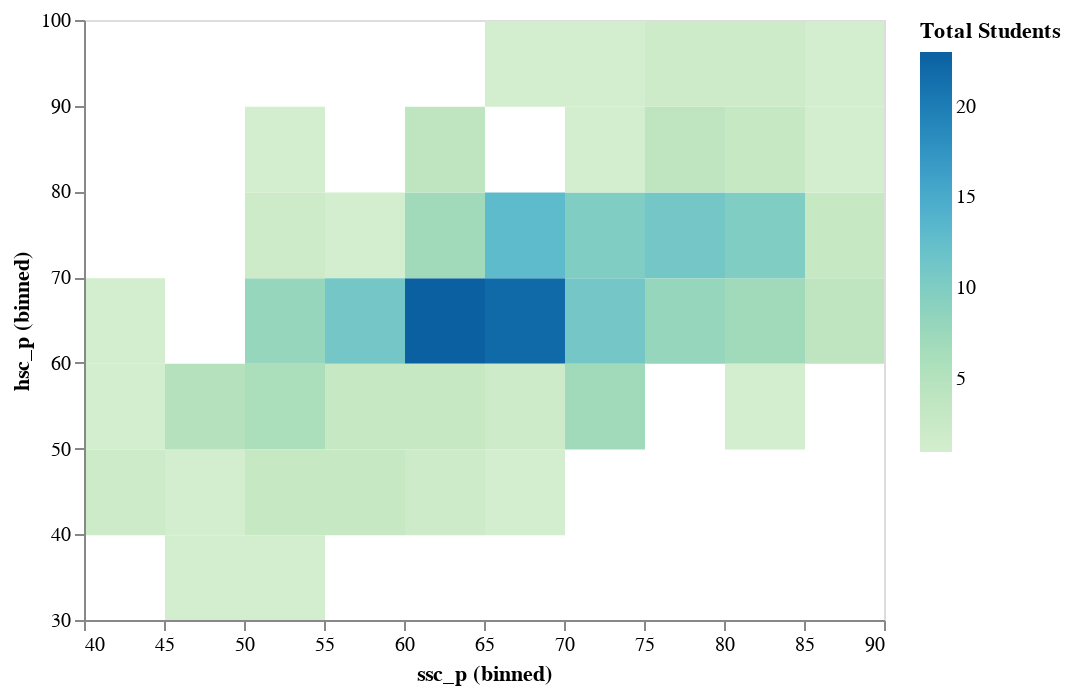

The notebook cell this image was saved under:
### Code cell
# interactive heatmap
alt.Chart(df).mark_rect().encode(
alt.X('ssc_p', bin=True),
alt.Y('hsc_p', bin=True),
alt.Color('count()',
scale=alt.Scale(scheme='greenblue'),
legend=alt.Legend(title='Total Students'),
)
).interactive()

### Figure 1 — Vega-Lite specification as saved in the notebook (floating-point values rounded to 4 significant figures; data arrays with more than 128 entries replaced by an {"elided": "..."} marker saying what was removed)
{"config": {"view": {"continuousWidth": 400, "continuousHeight": 300}}, "data": {"name": "data-eab38aa42622f99001d0625e19ba0f80"}, "mark": "rect", "encoding": {"color": {"aggregate": "count", "legend": {"title": "Total Students"}, "scale": {"scheme": "greenblue"}, "type": "quantitative"}, "x": {"bin": true, "field": "ssc_p", "type": "quantitative"}, "y": {"bin": true, "field": "hsc_p", "type": "quantitative"}}, "selection": {"selector006": {"type": "interval", "bind": "scales", "encodings": ["x", "y"]}}, "$schema": "https://vega.github.io/schema/vega-lite/v4.17.0.json", "datasets": {"data-eab38aa42622f99001d0625e19ba0f80": {"elided": "215 records"}}}
